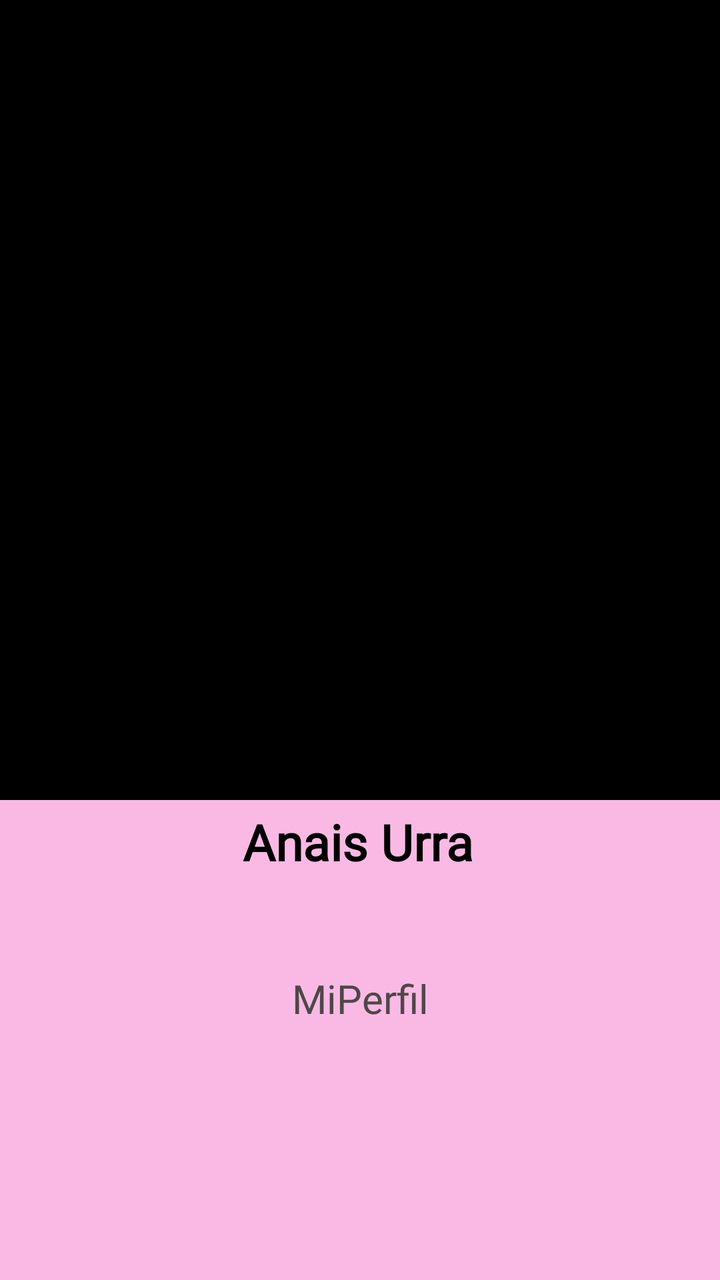
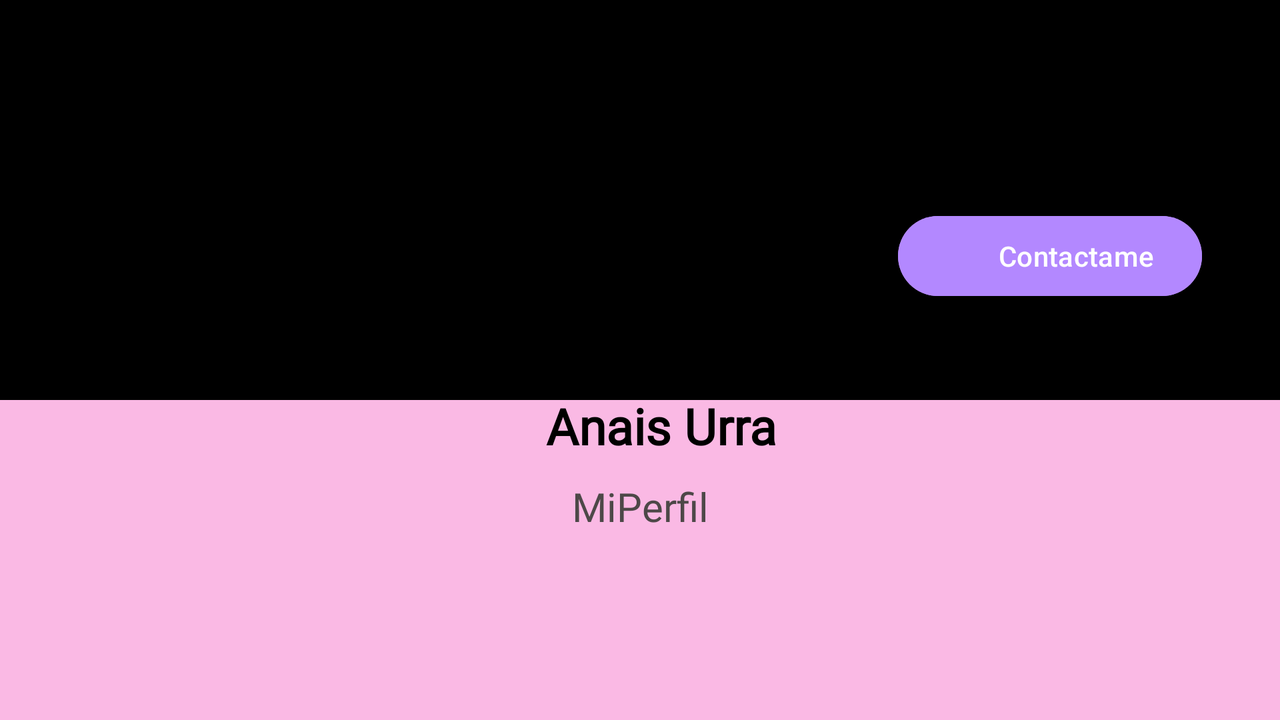

First picture: res/layout/ on a phone held upright. Second picture: the repository's own variant of that layout, on a device whose configuration matches the variant's folder. Source for both follows.
<!-- AndroidManifest.xml: application theme Theme.MiPerfil -->
<!-- res/layout/activity_main.xml -->
<?xml version="1.0" encoding="utf-8"?>
<androidx.constraintlayout.widget.ConstraintLayout xmlns:android="http://schemas.android.com/apk/res/android"
    xmlns:app="http://schemas.android.com/apk/res-auto"
    xmlns:tools="http://schemas.android.com/tools"
    android:id="@+id/main"
    android:layout_width="match_parent"
    android:layout_height="match_parent"
    android:background="@color/background"
    tools:context=".MainActivity"
    tools:layout_editor_absoluteX="-1dp"
    tools:layout_editor_absoluteY="0dp">

    <ImageView
        android:id="@+id/ivProfile"
        android:layout_width="match_parent"
        android:layout_height="400dp"
        android:background="@color/black"
        android:scaleType="centerCrop"
        app:layout_constraintEnd_toEndOf="parent"
        app:layout_constraintHorizontal_bias="0.0"
        app:layout_constraintStart_toStartOf="parent"
        app:layout_constraintTop_toTopOf="parent" />

    <ImageView
        android:id="@+id/ivdesing"
        android:layout_width="match_parent"
        android:layout_height="400dp"
        android:layout_marginTop="256dp"
        android:foreground="@drawable/img"
        android:scaleType="fitXY"
        app:layout_constraintStart_toStartOf="@+id/guideline"
        app:layout_constraintTop_toTopOf="@+id/ivProfile" />

    <TextView
        android:id="@+id/tvPrincipal"
        android:layout_width="wrap_content"
        android:layout_height="wrap_content"
        android:layout_marginTop="148dp"
        android:text="@string/name"
        android:theme="@style/tvGeneral"
        app:layout_constraintEnd_toEndOf="parent"
        app:layout_constraintHorizontal_bias="0.494"
        app:layout_constraintStart_toStartOf="parent"
        app:layout_constraintTop_toTopOf="@+id/ivdesing" />


    <TextView
        android:id="@+id/tvParagraph"
        android:layout_width="match_parent"
        android:layout_height="wrap_content"
        android:layout_marginTop="48dp"
        android:layout_marginStart="16dp"
        android:layout_marginEnd="16dp"
        android:text="@string/app_name"
        android:theme="@style/tvParagraph"
        app:layout_constraintStart_toStartOf="parent"
        app:layout_constraintEnd_toEndOf="parent"
        app:layout_constraintTop_toBottomOf="@+id/tvPrincipal"
        app:layout_constraintHorizontal_bias="0.5" />


    <androidx.constraintlayout.widget.Guideline
        android:id="@+id/guideline"
        android:layout_width="wrap_content"
        android:layout_height="wrap_content"
        android:orientation="vertical"
        app:layout_constraintGuide_begin="19dp" />

    <androidx.constraintlayout.widget.Guideline
        android:id="@+id/guideline2"
        android:layout_width="wrap_content"
        android:layout_height="wrap_content"
        android:orientation="vertical"
        app:layout_constraintGuide_begin="389dp" />

    <Button
        android:id="@+id/btncontact"
        android:layout_width="0dp"
        android:layout_height="wrap_content"
        android:layout_marginTop="152dp"
        android:text="@string/btncontact"
        android:backgroundTint="@color/btn"
        android:paddingStart="50dp"
        android:drawableRight="@drawable/baseline_arrow_circle_right_24"
        app:layout_constraintEnd_toStartOf="@+id/guideline2"
        app:layout_constraintHorizontal_bias="0.505"
        app:layout_constraintStart_toStartOf="@+id/guideline"
        app:layout_constraintTop_toBottomOf="@+id/ivdesing" />


</androidx.constraintlayout.widget.ConstraintLayout>
<!-- resources referenced by this layout -->
<resources>
  <color name="background">#FAB9E4</color>
  <color name="black">#FF000000</color>
  <color name="btn">#B388FF</color>
  <!-- drawable img: png bitmap (drawable, 50641 bytes) -->
  <string name="app_name">MiPerfil</string>
  <string name="btncontact">Contactame</string>
  <string name="name">Anais Urra</string>
  <style name="tvGeneral">
            <item name="android:textSize">25sp</item>
            <item name="android:textAlignment">center</item>
            <item name="android:textStyle">bold</item>
            <item name="android:textColor">@color/black</item>
            <item name="android:fontFamily">@font/sevillana_regular1</item>
  
        </style>
  <style name="tvParagraph">
          <item name="android:textSize">20sp</item>
          <item name="android:textAlignment">center</item>
          <item name="android:textColor">#4D4848</item>
          <item name="fontFamily">@font/handlee_regular</item>
  
  
      </style>
  <style name="Theme.MiPerfil" parent="Base.Theme.MiPerfil" />
  <style name="Base.Theme.MiPerfil" parent="Theme.Material3.DayNight.NoActionBar">
          
          
      </style>
</resources>
<!-- res/layout-land/activity_main.xml (the repository's variant of the layout above) -->
<!-- drawn on the phone turned sideways -->
<?xml version="1.0" encoding="utf-8"?>
<androidx.constraintlayout.widget.ConstraintLayout xmlns:android="http://schemas.android.com/apk/res/android"
    xmlns:app="http://schemas.android.com/apk/res-auto"
    xmlns:tools="http://schemas.android.com/tools"
    android:id="@+id/main"
    android:layout_width="match_parent"
    android:layout_height="match_parent"
    android:background="@color/background"
    tools:context=".MainActivity"
    tools:layout_editor_absoluteX="-1dp"
    tools:layout_editor_absoluteY="0dp">

    <ImageView
        android:id="@+id/ivProfileland"
        android:layout_width="match_parent"
        android:layout_height="200dp"
        android:background="@color/black"
        android:scaleType="centerCrop"
        app:layout_constraintEnd_toEndOf="parent"
        app:layout_constraintHorizontal_bias="0.0"
        app:layout_constraintStart_toStartOf="parent"
        app:layout_constraintTop_toTopOf="parent" />


    <ImageView
        android:id="@+id/ivdesing"
        android:layout_width="match_parent"
        android:layout_height="250dp"
        android:layout_marginTop="116dp"
        android:foreground="@drawable/img"
        android:scaleType="fitXY"
        app:layout_constraintStart_toStartOf="@+id/guideline"
        app:layout_constraintTop_toTopOf="@+id/ivProfileland" />

    <TextView
        android:id="@+id/tvPrincipal"
        android:layout_width="wrap_content"
        android:layout_height="wrap_content"
        android:layout_marginTop="80dp"
        android:text="@string/name"
        android:theme="@style/tvGeneral"
        app:layout_constraintEnd_toEndOf="parent"
        app:layout_constraintHorizontal_bias="0.52"
        app:layout_constraintStart_toStartOf="parent"
        app:layout_constraintTop_toTopOf="@+id/ivdesing" />


    <TextView
        android:id="@+id/tvParagraph"
        android:layout_width="match_parent"
        android:layout_height="wrap_content"
        android:layout_marginStart="16dp"
        android:layout_marginTop="10dp"
        android:layout_marginEnd="16dp"
        android:text="@string/app_name"
        android:theme="@style/tvParagraph"
        app:layout_constraintEnd_toEndOf="parent"
        app:layout_constraintHorizontal_bias="0.0"
        app:layout_constraintStart_toStartOf="parent"
        app:layout_constraintTop_toBottomOf="@+id/tvPrincipal" />

    <androidx.constraintlayout.widget.Guideline
        android:id="@+id/guideline"
        android:layout_width="wrap_content"
        android:layout_height="wrap_content"
        android:orientation="vertical"
        app:layout_constraintGuide_begin="19dp" />

    <androidx.constraintlayout.widget.Guideline
        android:id="@+id/guideline2"
        android:layout_width="wrap_content"
        android:layout_height="wrap_content"
        android:orientation="vertical"
        app:layout_constraintGuide_begin="389dp" />

    <Button
        android:id="@+id/btncontact"
        android:layout_width="wrap_content"
        android:layout_height="wrap_content"
        android:layout_marginTop="104dp"
        android:paddingStart="50dp"
        android:text="@string/btncontact"
        android:backgroundTint="@color/btn"
        android:drawableEnd="@drawable/baseline_arrow_circle_right_24"
        app:layout_constraintEnd_toEndOf="parent"
        app:layout_constraintHorizontal_bias="0.92"
        app:layout_constraintStart_toStartOf="@+id/ivProfileland"
        app:layout_constraintTop_toTopOf="parent" />


</androidx.constraintlayout.widget.ConstraintLayout>
